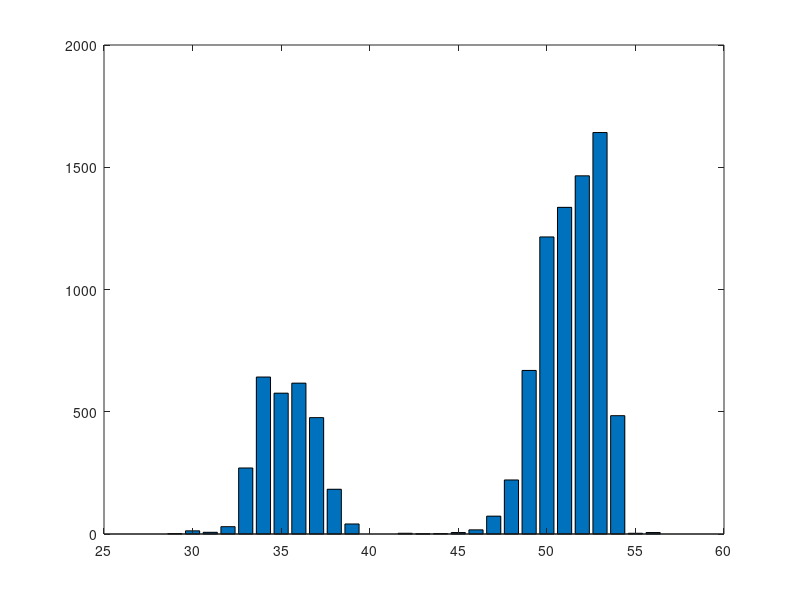

Reproduce this figure in MATLAB.
y=[29,30,31,32,33,34,35,36,37,38,39,42,43,44,45,46,47,48,49,50,51,52,53,54,55,56;2,13,7,30,270,642,576,617,476,183,41,3,1,2,6,17,73,221,669,1215,1336,1465,1642,484,3,6];
bar(y(1,:),y(2,:))
